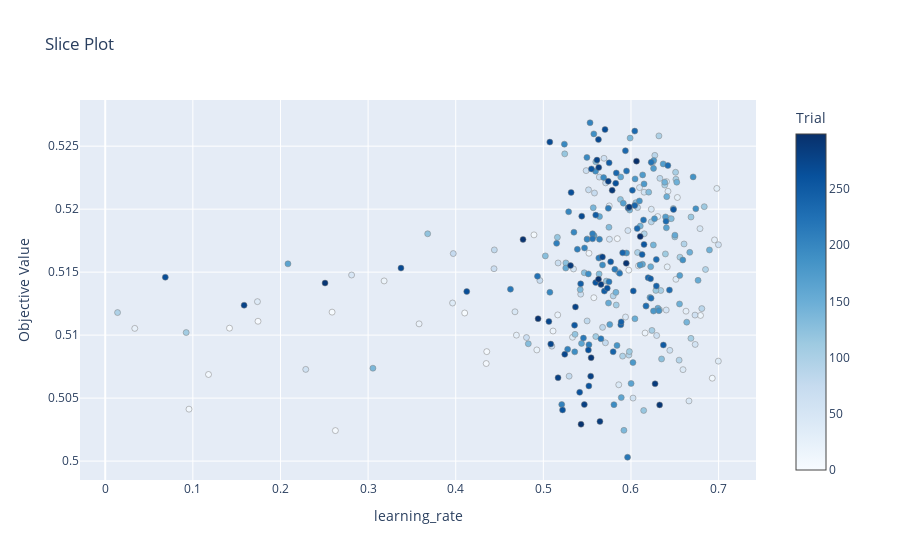
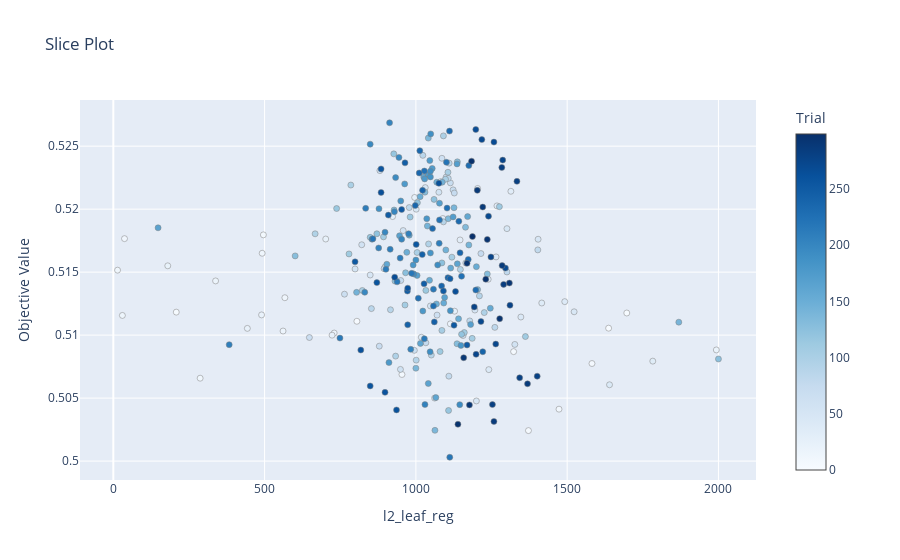
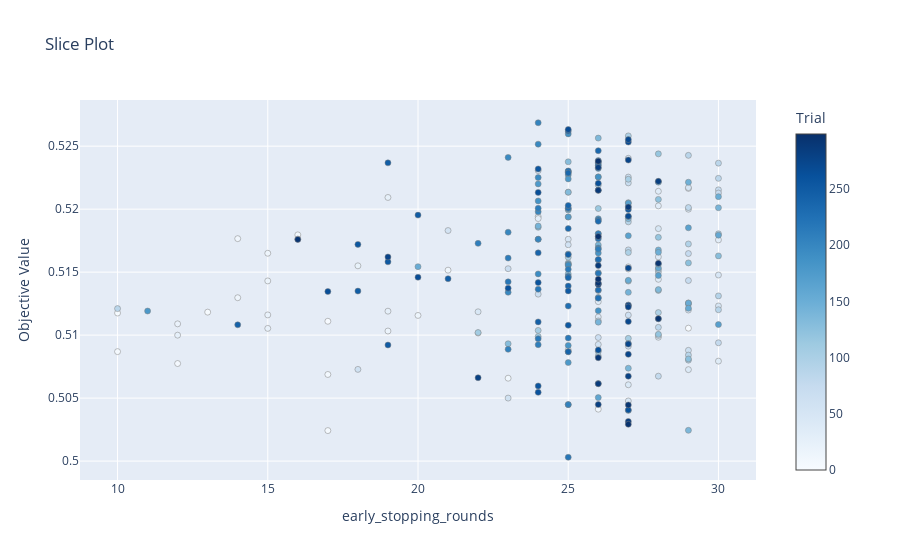
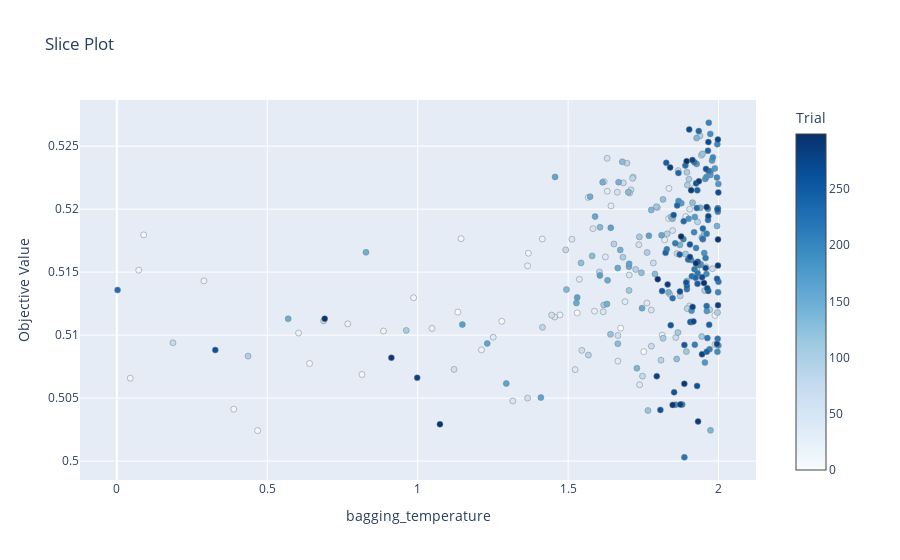

Write notebook code for charts like these, in order.
### Code cell
for param in meta_study.best_params.keys():
    fig = plot_slice(meta_study, params=[param])
    fig.show()

### Figure 1 — Plotly figure (JSON) as saved in the notebook; plotly's stock layout.template omitted (floating-point values rounded to 4 significant figures; data arrays with more than 128 entries replaced by an {"elided": "..."} marker saying what was removed)
{"data": [{"marker": {"color": {"elided": "300 int values"}, "colorbar": {"title": {"text": "Trial"}, "x": 1, "xpad": 40, "y": 0.5}, "colorscale": [[0, "rgb(247,251,255)"], [0.125, "rgb(222,235,247)"], [0.25, "rgb(198,219,239)"], [0.375, "rgb(158,202,225)"], [0.5, "rgb(107,174,214)"], [0.625, "rgb(66,146,198)"], [0.75, "rgb(33,113,181)"], [0.875, "rgb(8,81,156)"], [1, "rgb(8,48,107)"]], "line": {"color": "Grey", "width": 0.5}}, "mode": "markers", "name": "Feasible Trial", "showlegend": false, "type": "scatter", "x": {"elided": "300 float values"}, "y": {"elided": "300 float values"}}], "layout": {"autosize": true, "title": {"text": "Slice Plot"}, "xaxis": {"autorange": true, "range": [-0.02769, 0.7416], "title": {"text": "learning_rate"}, "type": "linear"}, "yaxis": {"autorange": true, "range": [0.4981, 0.529], "title": {"text": "Objective Value"}, "type": "linear"}}}

### Figure 2 — Plotly figure (JSON) as saved in the notebook; plotly's stock layout.template omitted (floating-point values rounded to 4 significant figures; data arrays with more than 128 entries replaced by an {"elided": "..."} marker saying what was removed)
{"data": [{"marker": {"color": {"elided": "300 int values"}, "colorbar": {"title": {"text": "Trial"}, "x": 1, "xpad": 40, "y": 0.5}, "colorscale": [[0, "rgb(247,251,255)"], [0.125, "rgb(222,235,247)"], [0.25, "rgb(198,219,239)"], [0.375, "rgb(158,202,225)"], [0.5, "rgb(107,174,214)"], [0.625, "rgb(66,146,198)"], [0.75, "rgb(33,113,181)"], [0.875, "rgb(8,81,156)"], [1, "rgb(8,48,107)"]], "line": {"color": "Grey", "width": 0.5}}, "mode": "markers", "name": "Feasible Trial", "showlegend": false, "type": "scatter", "x": {"elided": "300 int values"}, "y": {"elided": "300 float values"}}], "layout": {"autosize": true, "title": {"text": "Slice Plot"}, "xaxis": {"autorange": true, "range": [-106.9, 2121.0], "title": {"text": "l2_leaf_reg"}, "type": "linear"}, "yaxis": {"autorange": true, "range": [0.4981, 0.529], "title": {"text": "Objective Value"}, "type": "linear"}}}

### Figure 3 — Plotly figure (JSON) as saved in the notebook; plotly's stock layout.template omitted (floating-point values rounded to 4 significant figures; data arrays with more than 128 entries replaced by an {"elided": "..."} marker saying what was removed)
{"data": [{"marker": {"color": {"elided": "300 int values"}, "colorbar": {"title": {"text": "Trial"}, "x": 1, "xpad": 40, "y": 0.5}, "colorscale": [[0, "rgb(247,251,255)"], [0.125, "rgb(222,235,247)"], [0.25, "rgb(198,219,239)"], [0.375, "rgb(158,202,225)"], [0.5, "rgb(107,174,214)"], [0.625, "rgb(66,146,198)"], [0.75, "rgb(33,113,181)"], [0.875, "rgb(8,81,156)"], [1, "rgb(8,48,107)"]], "line": {"color": "Grey", "width": 0.5}}, "mode": "markers", "name": "Feasible Trial", "showlegend": false, "type": "scatter", "x": {"elided": "300 int values"}, "y": {"elided": "300 float values"}}], "layout": {"autosize": true, "title": {"text": "Slice Plot"}, "xaxis": {"autorange": true, "range": [8.782, 31.22], "title": {"text": "early_stopping_rounds"}, "type": "linear"}, "yaxis": {"autorange": true, "range": [0.4981, 0.529], "title": {"text": "Objective Value"}, "type": "linear"}}}

### Figure 4 — Plotly figure (JSON) as saved in the notebook; plotly's stock layout.template omitted (floating-point values rounded to 4 significant figures; data arrays with more than 128 entries replaced by an {"elided": "..."} marker saying what was removed)
{"data": [{"marker": {"color": {"elided": "300 int values"}, "colorbar": {"title": {"text": "Trial"}, "x": 1, "xpad": 40, "y": 0.5}, "colorscale": [[0, "rgb(247,251,255)"], [0.125, "rgb(222,235,247)"], [0.25, "rgb(198,219,239)"], [0.375, "rgb(158,202,225)"], [0.5, "rgb(107,174,214)"], [0.625, "rgb(66,146,198)"], [0.75, "rgb(33,113,181)"], [0.875, "rgb(8,81,156)"], [1, "rgb(8,48,107)"]], "line": {"color": "Grey", "width": 0.5}}, "mode": "markers", "name": "Feasible Trial", "showlegend": false, "type": "scatter", "x": {"elided": "300 float values"}, "y": {"elided": "300 float values"}}], "layout": {"autosize": true, "title": {"text": "Slice Plot"}, "xaxis": {"autorange": true, "range": [-0.1192, 2.121], "title": {"text": "bagging_temperature"}, "type": "linear"}, "yaxis": {"autorange": true, "range": [0.4981, 0.529], "title": {"text": "Objective Value"}, "type": "linear"}}}
